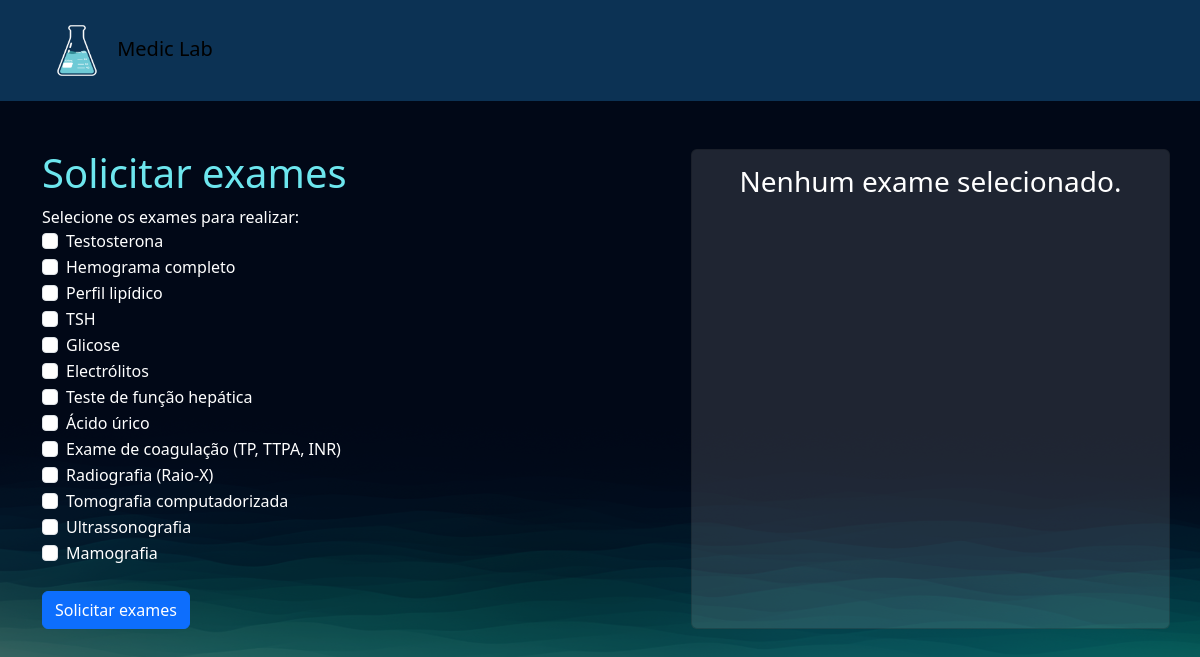
Page /exames/solicitar_exames/ (signed in) on the committed database.
### exames/models.py (models this page shows, shortened)
class TiposExames(models.Model):
    nome = models.CharField(max_length=50)
    tipos_choices = (
        ('I', 'Exame de Imagem'),
        ('S', 'Exame de Sangue')
    )
    tipo = models.CharField(max_length=1, choices=tipos_choices) #Passando "tipos_coices"
    preco = models.FloatField()
    disponivel = models.BooleanField(default=True)
    horario_inicial = models.TimeField(auto_now=False, auto_now_add=False)
    horario_final = models.TimeField(auto_now=False, auto_now_add=False)

### exames/views.py (the view, shortened to what this page needs)
# urls.py: path('solicitar_exames/', views.solicitar_exames, name="solicitar_exames"),
@login_required
def solicitar_exames(request):
    tipos_exames = TiposExames.objects.all()
    if request.method == "GET":
        return render(request, 'solicitar_exames.html', {'tipos_exames': tipos_exames})

### exames/templates/solicitar_exames.html
{% extends "bases/base.html" %}
{% load static %}
{% block 'head' %}
    <link href="{% static 'exames/css/style.css' %}" rel="stylesheet">
{% endblock 'head' %}
{% block 'conteudo' %}
    <br>
    <br>
    <div class="container">
        <div class="row">
            <div class="col-md">
                <h3 class="font-destaque">Solicitar exames</h3>
                <form action="{% url 'solicitar_exames' %}" method="POST">{% csrf_token %}
                    <label>Selecione os exames para realizar:</label>
                    {% for exame in tipos_exames %}
                        <div class="form-check">
                            <input class="form-check-input" type="checkbox" name="exames" value="{{exame.id}}">
                            <label class="form-check-label" for="exame_{{ exame.id }}">
                                {{ exame.nome }}
                            </label>
                        </div>
                    {% endfor %}
                    <br>
                    <input type="submit" class="btn btn-primary" value="Solicitar exames">
                </form>
            </div>
            <div class="col-md-2">
            </div>
            <div class="col-md card">
            {% if solicitacao_exames %}
                {% for exame in solicitacao_exames%}
                    <div style="font-size: 20px; font-weight: bold">
                        {% if exame.disponivel %}
                            <img src="{% static 'exames/img/check.png' %}">
                        {% else %}
                            <img src="{% static 'exames/img/exit.png' %}">
                        {% endif %}
                        {{exame.nome}}
                        <span class="previa-preco">
                            R$ {{exame.preco}}
                        </span>
                    </div>
                {% endfor %}
                <hr style="color: white;">
                <div>
                    <label>Total: </label>
                    <label class="previa-preco">R${{preco_total}}</label>
                </div>
                <br>
                <h5>Data: {{data}}</h5>
                <br>
                <form action="{% url 'fechar_pedido' %}" method="POST">{% csrf_token %}
                    {% for exame in solicitacao_exames %}
                        <input type="hidden", value="{{exame.id}}" name="exames">
                    {% endfor %}
                    <button class="btn-secundario">Fechar pedido</button>
                </form>
                {% else %}
                    <h3 style="text-align: center;">Nenhum exame selecionado. </h3>
                {% endif %}
            </div>
        </div>
    </div>
{% endblock 'conteudo' %}

### templates/static/geral/css/style.css (style rules this page uses)
:root { --main-color: #151C34; --dark-color: #0C121C ; --light-color: #6DE6EE; --contrast-color: #f4c96b; --differential-color: #066668; }
* { color: white }
.font-destaque { color: var(--light-color); font-size: 40px; }

### templates/static/exames/css/style.css (style rules this page uses)
body { background-image: url('/static/geral/img/bg2.png'); background-size: cover; }
.card { background-color: rgba(217, 217, 217, .14); color: white; padding: 15px; }

### rows in the picture
TiposExames: nome "Testosterona"
TiposExames: nome "Hemograma completo"
TiposExames: nome "Perfil lipídico"
TiposExames: nome "TSH"
TiposExames: nome "Glicose"
TiposExames: nome "Electrólitos"
TiposExames: nome "Teste de função hepática"
TiposExames: nome "Ácido úrico"
TiposExames: nome "Exame de coagulação (TP, TTPA, INR)"
TiposExames: nome "Radiografia (Raio-X)"
TiposExames: nome "Tomografia computadorizada"
TiposExames: nome "Ultrassonografia"
TiposExames: nome "Mamografia"
